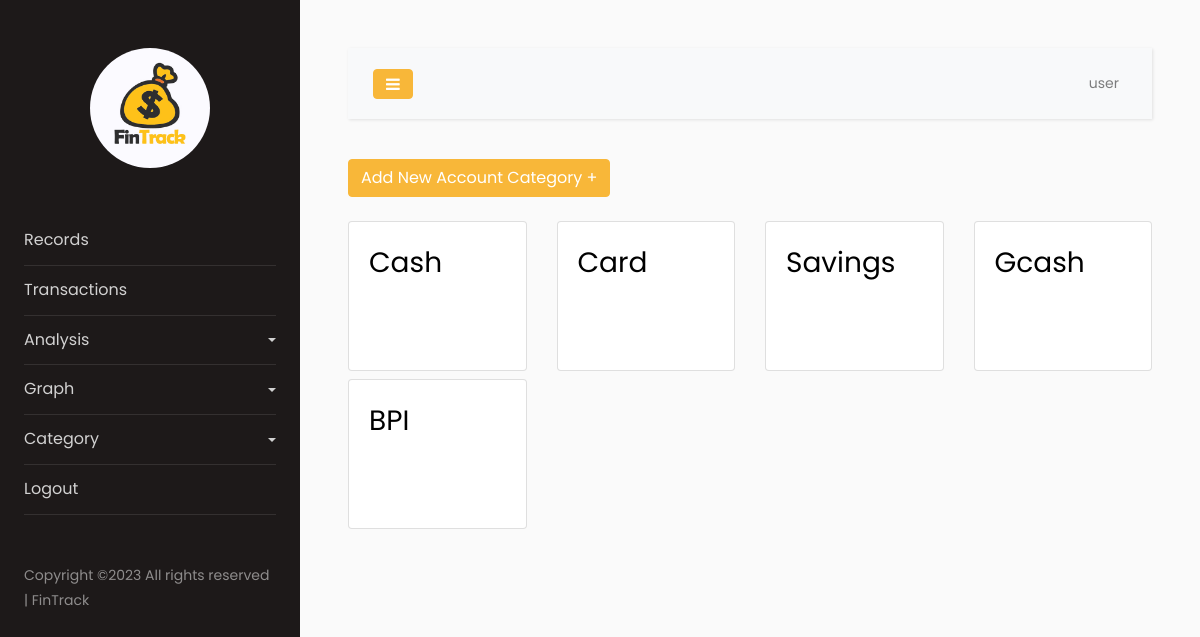
Screenshot of /app/category.php?type=Account (signed in) with the database file from the repository.
### tables this page shows
CREATE TABLE `category` (
  `Id` int(11) NOT NULL AUTO_INCREMENT,
  `createdById` int(11) DEFAULT '0',
  `name` varchar(255) DEFAULT NULL,
  `type` varchar(255) DEFAULT NULL,
  PRIMARY KEY (`Id`)
);

### config/Models.php (called while the page is built, shortened)
<?php
include "CRUD.php";
function category() {
	$crud = new CRUD;
	$crud->table = "category";
	return $crud;
}
?>

### config/CRUD.php (called while the page is built)
<?php class CRUD{var $table;var $obj=array();function arrayToQuery($query){$query_array=array();foreach($query as $key=>$key_value){if($key_value=="NOW()"){$query_array[]="$key=$key_value";}else{$query_array[]="$key='".htmlspecialchars($key_value,ENT_QUOTES)."'";}}return implode(', ',$query_array);}function list($query=""){$query=$query?"where ".$query:"";$db=Database::connect();$pdo=$db->prepare("select * from $this->table $query");$pdo->execute();$result=$pdo->fetchAll(PDO::FETCH_OBJ);Database::disconnect();return $result;}function count($query=""){$query=$query?"where ".$query:"";$db=Database::connect();$pdo=$db->prepare("select * from $this->table $query");$pdo->execute();Database::disconnect();return $pdo->rowCount();}function get($args){$db=Database::connect();$pdo=$db->prepare("select * from $this->table where $args");$pdo->execute();$result=$pdo->fetch(PDO::FETCH_OBJ);Database::disconnect();return $result;}function create(){$object=$this->arrayToQuery($this->obj);$db=Database::connect();$pdo=$db->prepare("insert into $this->table set $object");$pdo->execute();Database::disconnect();}function update($args){$object=$this->arrayToQuery($this->obj);$db=Database::connect();$pdo=$db->prepare("update $this->table set $object where $args");$pdo->execute();Database::disconnect();}function delete($args){$db=Database::connect();$pdo=$db->prepare("delete from $this->table where $args");$pdo->execute();Database::disconnect();}} ?>

### app/category.php (the view, shortened to what this page needs)
<?php
$ROOT_DIR="../";
include $ROOT_DIR . "templates/header.php";
$userId = $_SESSION["user_session"]["Id"];
$type = $_GET["type"];
$category_list = category()->list("type='$type' and (createdById=$userId or createdById=0)");
?>
<button type="button" class="btn btn-primary" href="javascript:void(0)" id="btn-add-category">
  Add New <?=$type;?> Category +
</button>
<div class="row mt-3">
  <?php foreach ($category_list as $row):
     ?>
    <div class="col-lg-3 mt-2 category-items">
        <div class="card card-category"  onmouseover="display_button('button_<?=$row->Id?>')"  onmouseout="hide_button('button_<?=$row->Id?>')" style="min-height:150px;">
          <div class="card-body category-data"
          data-id="<?=$row->Id;?>"
          data-name="<?=$row->name;?>"
          >
            <h3><?=$row->name;?></h3>
          </div>
        </div>
    </div>
<?php endforeach;?>
</div>
<?php include $ROOT_DIR . "templates/footer.php"; ?>

### app/category.php (style rules this page uses)
.card-category { cursor: pointer; min-height: 200px; }

### rows the page displays
category: name "Cash"
category: name "Card"
category: name "Savings"
category: name "Gcash"
category: name "BPI"

### other values shown
$user["username"] "user"
$type "Account"
